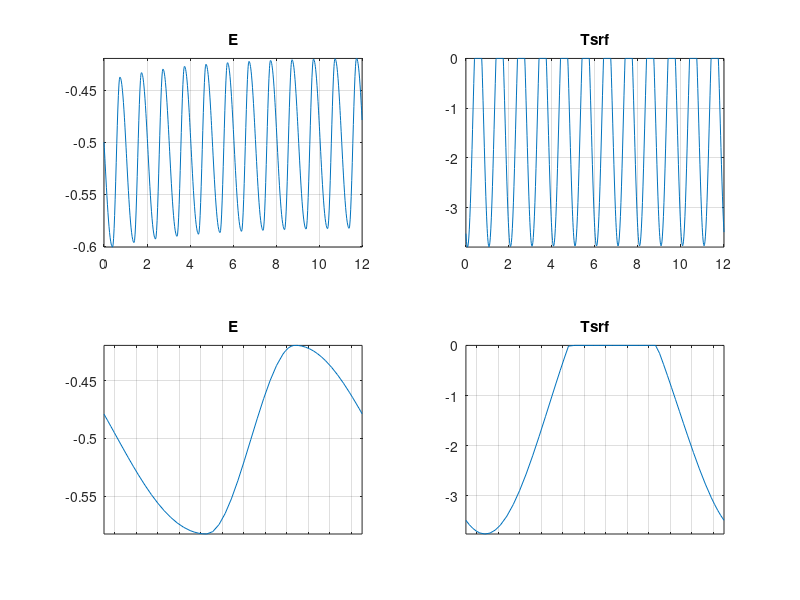

Write the MATLAB code that produced this figure.
function [final_year, full_time_series]=sea_ice_model_E12(varargin)
%   [final_year, full_time_series]=sea_ice_model_E12(arguments)
%
% Toy model of sea ice in an ocean mixed layer below a thermodynamic
% atmosphere. Nondimensional parameters and model state are described in
% the reference below.
%
%   Output: final_year or full_time_series = [t E Tsrf]
%
% Example: Plot steady-state seasonal cycle with seasonally ice-free conditions
%   Y=sea_ice_model_E12('Lm=0.95','FB=0');
%   subplot(2,1,1), plot(Y(:,1),-Y(:,2)*5.9), ylabel('ice thickness (m)')
%   subplot(2,1,2), plot(Y(:,1),Y(:,3)*8.8), ylabel('sfc temp (^oC)')
%
% Reference:
%   Ian Eisenman, 2012. Factors controlling the bifurcation structure of
%   sea ice retreat. J Geophys Res 117, D01111. 
%
% Ian Eisenman (eisenman@ucsd.edu), 2012

global Sa Lm La phi B zeta Da ha FB

% === Model parameters ===
Sa=1.5;
Lm=1.25;
La=0.73;
phi=0.15;
B=0.45;
zeta=0.12;
Da=0.43;
ha=0.08;
FB=0;

% === Integration parameters ===
E0=-0.5; % initial value of E
max_dur=50; % max duration of integration (yrs)
spin_up=1; % whether to stop before max_dur if model is spun up
spun_up=3e-4; % tolerance for model to be considered spun up
silent=0; % if 1, don't display error or final value
odesolver='ode45'; % which ode solver to use
RelTol=1e-5; % for ODE solver
AbsTol=1e-6; % for ODE solver
t0=0; % time offset for starting point

% === EDIT PARAMETERS BELOW HERE ===
% parameter value changes as input to function (batch mode)
if nargin>0, for j=1:length(varargin), eval([varargin{j} ';']), end, end
% parameter value changes for interactive run
if nargout==0
    % = Enter changes to default parameter values here for interactive run =
    %Lm=1.1;
end

% ======

% === Integration ===
% run integration one yr at a time until spun_up condition or max duration
intyr=1; E=[]; t=[];
options=odeset('RelTol',RelTol,'AbsTol',AbsTol);
while intyr<=max_dur
    if strcmp(odesolver,'ode45'), [tt,EE]=ode45(@dEdt,intyr+t0+[-1 0],E0,options); end
    if strcmp(odesolver,'ode23t'), [tt,EE]=ode23t(@dEdt,intyr+t0+[-1 0],E0,options); end
    if strcmp(odesolver,'ode15s'), [tt,EE]=ode15s(@dEdt,intyr+t0+[-1 0],E0,options); end
    if strcmp(odesolver,'ode23'), [tt,EE]=ode23(@dEdt,intyr+t0+[-1 0],E0,options); end
    E=[E; EE]; t=[t; tt];
    intyr2=intyr;
    E0=EE(end,:); intyr=intyr+1;
    if ( abs(EE(end,:)-EE(1,:)) < spun_up ) && spin_up, intyr=max_dur+1; end
end
if silent==0 % display final value/error in command window
    if intyr2<max_dur
        disp(['Integration ended at year ' num2str(intyr2) ' with final value E0=' mat2str(EE(end),2)])
    else
        disp(['Integration ended at year ' num2str(intyr2) ' with final value E0=' mat2str(EE(end),2)])
        disp(['ERROR: Integral did not converge during ' num2str(intyr2) ' years.'])
    end
end

% === plotting or output ===
% find sfc temp from t,E output using model function
[F TT]=dEdt(tt,EE);
tt=tt-tt(1);
Yf=[tt EE TT];
[F T]=dEdt(t,E);
Y=[t E T];
if nargout>0 % output
    final_year=Yf;
    full_time_series=Y;
else % plotting
    save tmp.mat Yf Y
    % plot evolution of model state: full time series
    if sum(2==get(0,'children')), close(2), end
    figure(2), clf, set(gcf,'position',[19 407 560 402])
    subplot(2,2,1)
    plot(t,E), title('E')
    axis tight, grid on
    subplot(2,2,2)
    plot(t,T), title('Tsrf')
    axis tight, grid on
    % plot evolution of model state: final year
    subplot(2,2,3)
    plot(tt,EE), title('E')
    axis tight, grid on
    set(gca,'xtick',(15:30:360)/360,'xticklabel',[])
    subplot(2,2,4)
    TT(EE>=0)=NaN;
    plot(tt,TT), title('Tsrf')
    axis tight, grid on, yl=get(gca,'ylim'); if yl(2)<0, yl(2)=0; end, set(gca,'ylim',yl)
    set(gca,'xtick',(15:30:360)/360,'xticklabel',[])
end


% ===================


% === model equations ===
function [F T]=dEdt(t,E)
global Sa Lm La phi B zeta Da ha FB

A=(1+Da*tanh(E/ha)).*(1-Sa*cos(2*pi*t))+(-Lm-La*cos(2*pi*(t-phi)));
T= (E>=0).*E + (E<0).*(A<0).*( A./B.*(1-zeta./E).^(-1) );
F=A-B.*T+FB;
